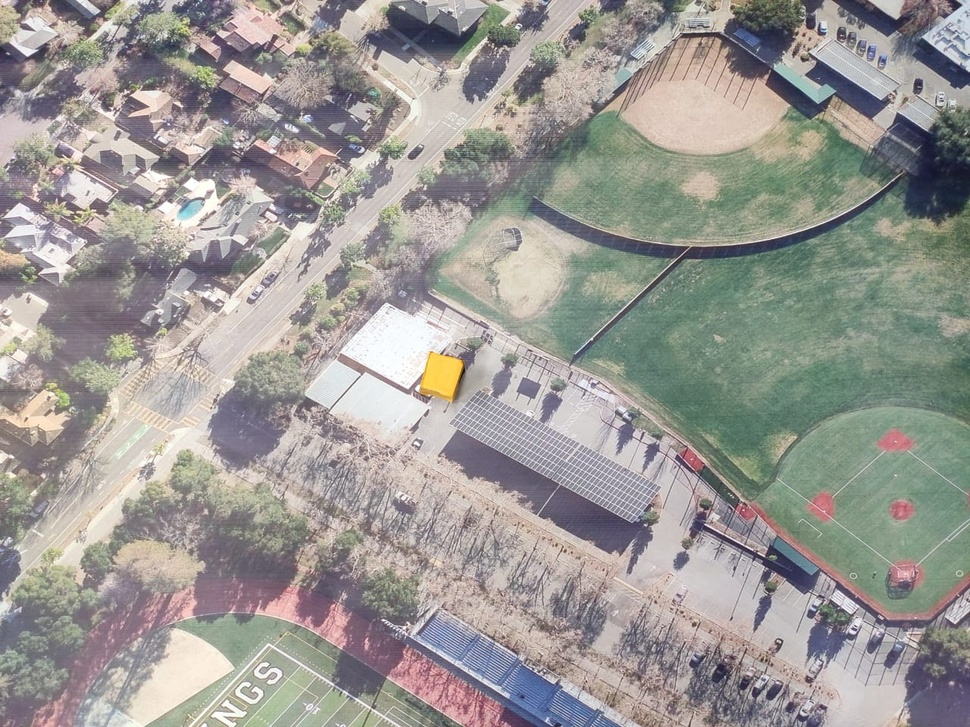
#> input picture OpenCV Prog/yellow_detect.jpeg, 970 x 727 px, shrunk from 1280 x 960 before the run
$ python task2b.py
#> lines starting #> are read from the running program, lines starting #| are printed output that depends on the picture; after the words box and inside, x2 and y2 are one past the last pixel; in counts of white or black regions, pixels touching at a corner belong together
import cv2 as cv
import numpy as np
#reading the image
img = cv.imread('yellow_detect.jpeg')
#> img is the input picture: shape (727, 970, 3); mean B, G, R 148.5, 152.4, 155.1
#converting image into HSV format
hsv_img = cv.cvtColor(img,cv.COLOR_RGB2HSV)
#> hsv_img: shape (727, 970, 3); mean H, S, V 100.4, 31.5, 161.9
# cv.imshow('hsv_img',hsv_img)
#Applying Threshold
_,thresh = cv.threshold(hsv_img, 137,175,cv.THRESH_BINARY)
#> thresh: shape (727, 970, 3); mean H, S, V 33.9, 0.4, 118.6
# cv.imshow('thresh',thresh)
#Applying GrayScale
grays = cv.cvtColor(thresh, cv.COLOR_BGR2GRAY)
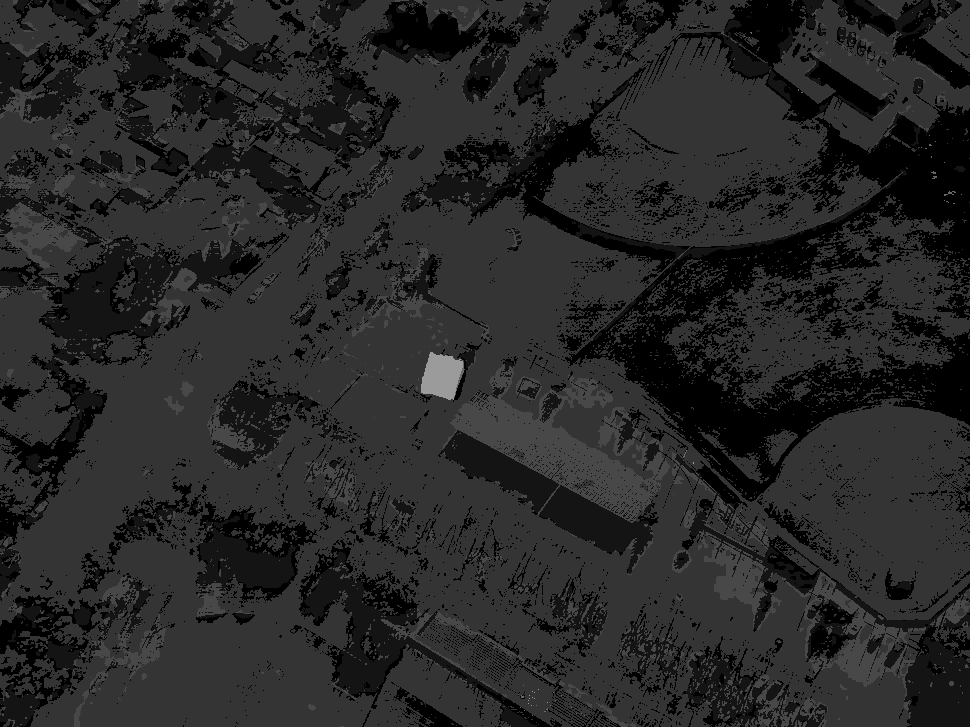
#> grays: shape (727, 970); min 0, max 155, mean 39.4
#Applying Blur
blur= cv.GaussianBlur(grays,(7,7),cv.BORDER_DEFAULT)
# cv.imshow('blur',blur)
#Applying Edge Detection
canny = cv.Canny(blur, 125,175)
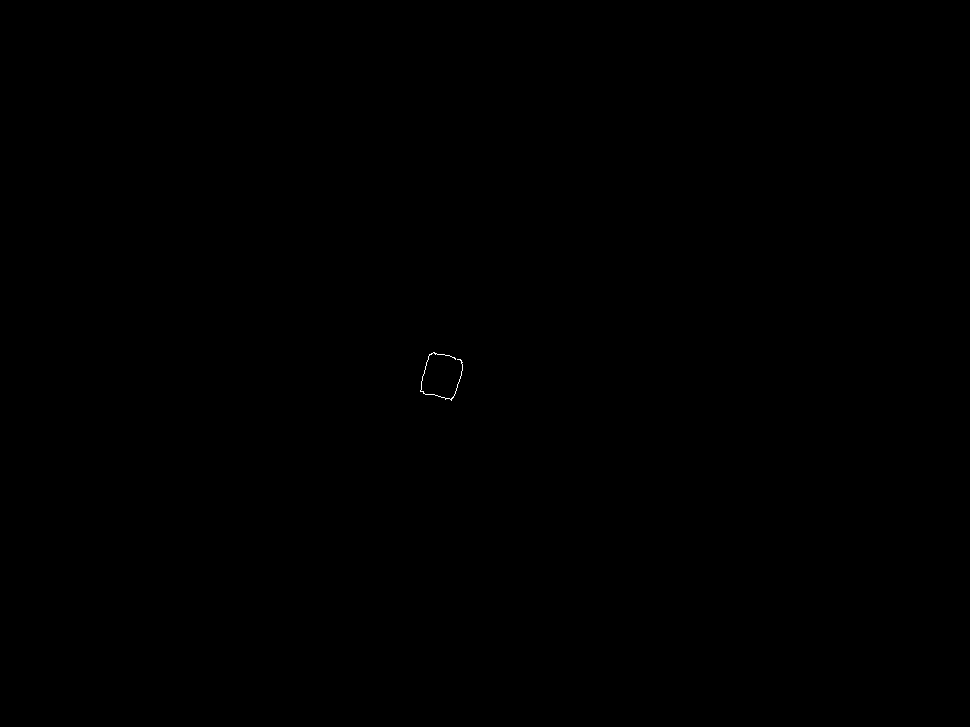
#> canny: shape (727, 970); 0.02% white in thin lines or dots, all inside (x1, y1, x2, y2) = (420, 352, 463, 401)
# M = cv.moments(canny)
# cX = int(M["m10"] / M["m00"])
# cY = int(M["m01"] / M["m00"])
contours,hierarchies = cv.findContours(canny,cv.RETR_LIST,cv.CHAIN_APPROX_NONE)
#> contours = 1 contour, all with area under 20
# [10 lines of commented-out code are left out]
M = cv.moments(contours[0])
#> M = moments, m00 12.5, centre m10/m00, m01/m00 = (444.7, 372.4)

cx = int(M['m10']/M['m00'])
#> cx = 444
cy = int(M['m01']/M['m00'])
#> cy = 372

print(cx , cy)
#| 444 372
# [5 lines of commented-out code are left out]
